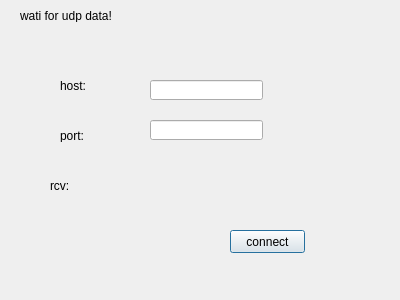
<?xml version="1.0" encoding="UTF-8"?>
<ui version="4.0">
 <class>Dialog</class>
 <widget class="QDialog" name="Dialog">
  <property name="geometry">
   <rect>
    <x>0</x>
    <y>0</y>
    <width>400</width>
    <height>300</height>
   </rect>
  </property>
  <property name="windowTitle">
   <string>Dialog</string>
  </property>
  <widget class="QLabel" name="label">
   <property name="geometry">
    <rect>
     <x>20</x>
     <y>10</y>
     <width>120</width>
     <height>12</height>
    </rect>
   </property>
   <property name="text">
    <string>wati for udp data!</string>
   </property>
  </widget>
  <widget class="QLabel" name="label_2">
   <property name="geometry">
    <rect>
     <x>60</x>
     <y>80</y>
     <width>54</width>
     <height>12</height>
    </rect>
   </property>
   <property name="text">
    <string>host:</string>
   </property>
  </widget>
  <widget class="QLineEdit" name="hostLineEdit">
   <property name="geometry">
    <rect>
     <x>150</x>
     <y>80</y>
     <width>113</width>
     <height>20</height>
    </rect>
   </property>
  </widget>
  <widget class="QLabel" name="label_3">
   <property name="geometry">
    <rect>
     <x>60</x>
     <y>130</y>
     <width>54</width>
     <height>12</height>
    </rect>
   </property>
   <property name="text">
    <string>port:</string>
   </property>
  </widget>
  <widget class="QLineEdit" name="portLineEdit">
   <property name="geometry">
    <rect>
     <x>150</x>
     <y>120</y>
     <width>113</width>
     <height>20</height>
    </rect>
   </property>
  </widget>
  <widget class="QLabel" name="messageLabel">
   <property name="geometry">
    <rect>
     <x>50</x>
     <y>180</y>
     <width>54</width>
     <height>12</height>
    </rect>
   </property>
   <property name="text">
    <string>rcv:</string>
   </property>
  </widget>
  <widget class="QPushButton" name="connectBtn">
   <property name="geometry">
    <rect>
     <x>230</x>
     <y>230</y>
     <width>75</width>
     <height>23</height>
    </rect>
   </property>
   <property name="text">
    <string>connect</string>
   </property>
  </widget>
 </widget>
 <layoutdefault spacing="6" margin="11"/>
 <resources/>
 <connections/>
</ui>
